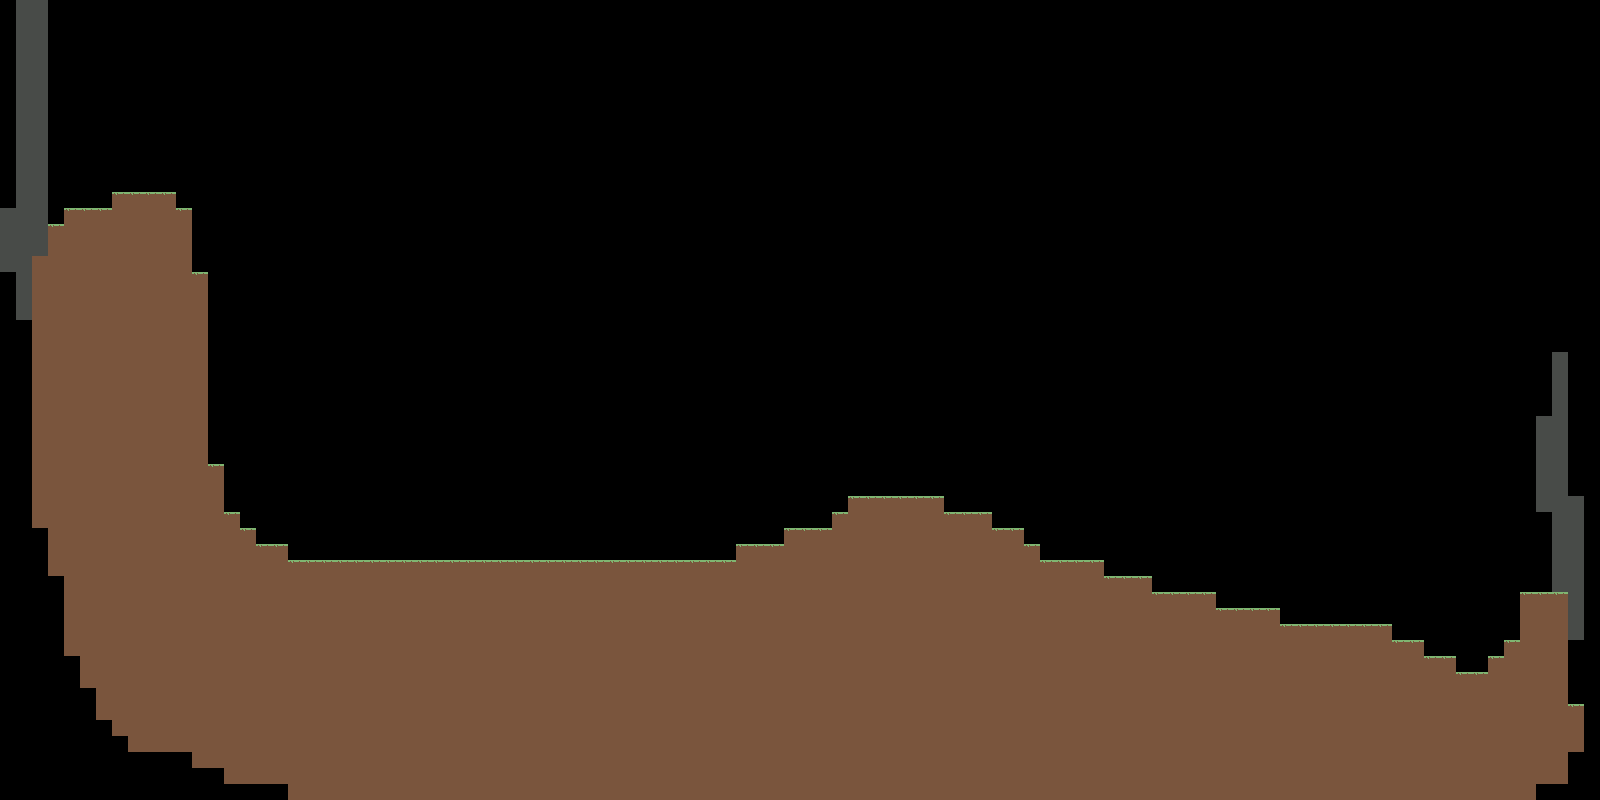

A level layout from a 2D game, rendered from its tile map. Below: a short description, then the map file with tile-grid data replaced by summaries:
An orthogonal 100x50 tile map with 16x16 px tiles, 1 tile layer (solid) and 14 objects (13x npc, mc).

<map version="1.4" tiledversion="1.4.2" orientation="orthogonal" renderorder="right-down" width="100" height="50" tilewidth="16" tileheight="16" infinite="0" nextlayerid="3" nextobjectid="15">
 <tileset firstgid="1" name="tileset" tilewidth="16" tileheight="16" tilecount="3" columns="3">
  <image source="tileset.png" width="48" height="16" />
  <tile id="0">
   <properties>
    <property name="collides" type="bool" value="true" />
   </properties>
  </tile>
  <tile id="1">
   <properties>
    <property name="collides" type="bool" value="true" />
   </properties>
  </tile>
  <tile id="2">
   <properties>
    <property name="collides" type="bool" value="true" />
   </properties>
  </tile>
 </tileset>
 <layer id="1" name="solid" width="100" height="50">
  <data>[5000 cells, 1632 non-empty, 3 distinct tile ids]</data>
 </layer>
 <objectgroup id="2" name="spawn_points">
  <object id="1" name="mc" x="82" y="174.667">
   <point />
  </object>
  <object id="2" type="npc" x="590.667" y="409.333">
   <point />
  </object>
  <object id="3" type="npc" x="350.667" y="286.667">
   <point />
  </object>
  <object id="4" type="npc" x="480" y="360">
   <point />
  </object>
  <object id="5" type="npc" x="710.667" y="397.333">
   <point />
  </object>
  <object id="6" type="npc" x="685.333" y="464">
   <point />
  </object>
  <object id="7" type="npc" x="908.667" y="390">
   <point />
  </object>
  <object id="8" type="npc" x="827.333" y="423.333">
   <point />
  </object>
  <object id="9" type="npc" x="250.667" y="397.333">
   <point />
  </object>
  <object id="10" type="npc" x="1076.67" y="442">
   <point />
  </object>
  <object id="11" type="npc" x="1262" y="466.667">
   <point />
  </object>
  <object id="12" type="npc" x="1412" y="480.667">
   <point />
  </object>
  <object id="13" type="npc" x="1420" y="602.667">
   <point />
  </object>
  <object id="14" type="npc" x="1531.33" y="544.667">
   <point />
  </object>
 </objectgroup>
</map>
